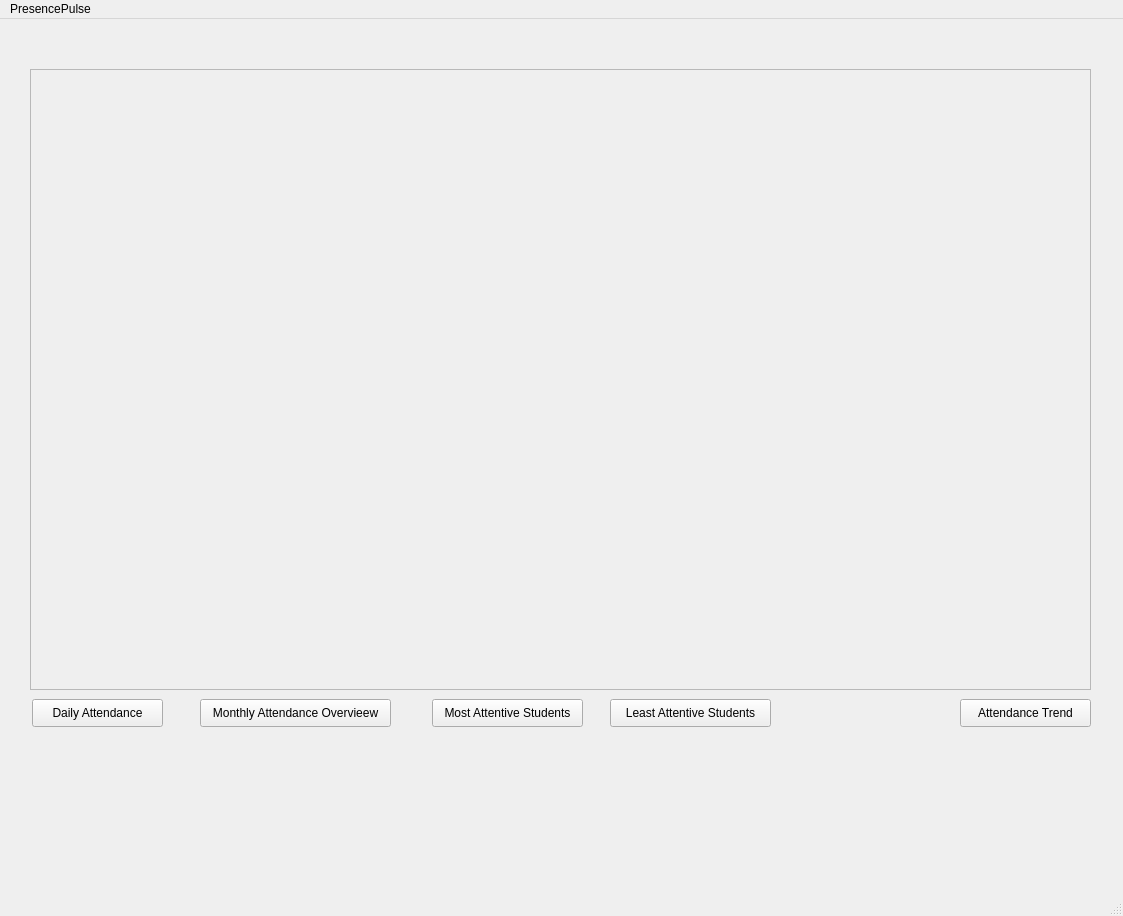
<?xml version="1.0" encoding="UTF-8"?>
<ui version="4.0">
 <class>MainWindow</class>
 <widget class="QMainWindow" name="MainWindow">
  <property name="geometry">
   <rect>
    <x>0</x>
    <y>0</y>
    <width>1123</width>
    <height>916</height>
   </rect>
  </property>
  <property name="windowTitle">
   <string>MainWindow</string>
  </property>
  <widget class="QWidget" name="centralwidget">
   <widget class="QPushButton" name="pushButton">
    <property name="geometry">
     <rect>
      <x>32</x>
      <y>680</y>
      <width>131</width>
      <height>28</height>
     </rect>
    </property>
    <property name="text">
     <string>Daily Attendance</string>
    </property>
   </widget>
   <widget class="QPushButton" name="pushButton_2">
    <property name="geometry">
     <rect>
      <x>200</x>
      <y>680</y>
      <width>191</width>
      <height>28</height>
     </rect>
    </property>
    <property name="text">
     <string>Monthly Attendance Overvieew</string>
    </property>
   </widget>
   <widget class="QPushButton" name="pushButton_3">
    <property name="geometry">
     <rect>
      <x>432</x>
      <y>680</y>
      <width>151</width>
      <height>28</height>
     </rect>
    </property>
    <property name="text">
     <string>Most Attentive Students</string>
    </property>
   </widget>
   <widget class="QPushButton" name="pushButton_4">
    <property name="geometry">
     <rect>
      <x>610</x>
      <y>680</y>
      <width>161</width>
      <height>28</height>
     </rect>
    </property>
    <property name="text">
     <string>Least Attentive Students</string>
    </property>
   </widget>
   <widget class="QPushButton" name="pushButton_5">
    <property name="geometry">
     <rect>
      <x>960</x>
      <y>680</y>
      <width>131</width>
      <height>28</height>
     </rect>
    </property>
    <property name="text">
     <string>Attendance Trend</string>
    </property>
   </widget>
   <widget class="QFrame" name="frame">
    <property name="geometry">
     <rect>
      <x>30</x>
      <y>50</y>
      <width>1061</width>
      <height>621</height>
     </rect>
    </property>
    <property name="autoFillBackground">
     <bool>true</bool>
    </property>
    <property name="frameShape">
     <enum>QFrame::StyledPanel</enum>
    </property>
    <property name="frameShadow">
     <enum>QFrame::Raised</enum>
    </property>
   </widget>
  </widget>
  <widget class="QMenuBar" name="menubar">
   <property name="geometry">
    <rect>
     <x>0</x>
     <y>0</y>
     <width>1123</width>
     <height>26</height>
    </rect>
   </property>
   <widget class="QMenu" name="menuPresencePulse">
    <property name="title">
     <string>PresencePulse</string>
    </property>
   </widget>
   <addaction name="menuPresencePulse"/>
  </widget>
  <widget class="QStatusBar" name="statusbar"/>
 </widget>
 <resources/>
 <connections/>
</ui>
